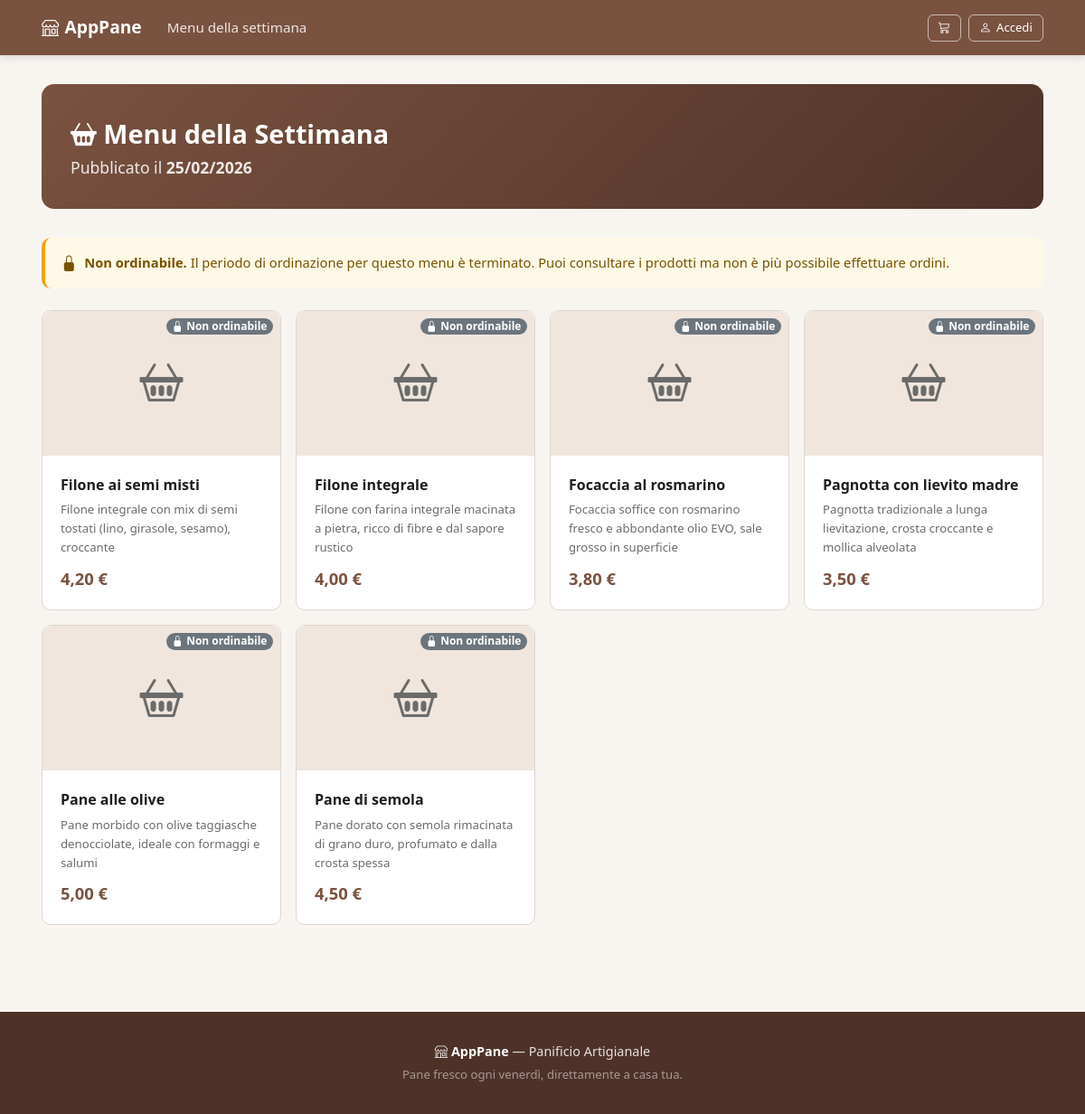
The page / on the database its author committed.
### tables this page shows
CREATE TABLE tMenu (
    idMenu INT AUTO_INCREMENT PRIMARY KEY,
     
     
     
     
    DataPubblicazione DATE NOT NULL
);

CREATE TABLE tProdotto (
    idProdotto INT AUTO_INCREMENT PRIMARY KEY,
    NomeProdotto VARCHAR(200) NOT NULL,
    Descrizione TEXT,
    Prezzo DECIMAL(6,2) NOT NULL,
    Immagine VARCHAR(500) DEFAULT NULL
);

### includes/auth.php (called while the page is built, shortened)
<?php
require_once __DIR__ . '/functions.php';
function isLoggedIn(): bool {
    return !empty($_SESSION['user_id']);
}

### includes/functions.php (called while the page is built, shortened)
<?php
function sanitize(string $value): string {
    return htmlspecialchars(trim($value), ENT_QUOTES, 'UTF-8');
}
function getMenuAttivo(): ?array {
    $db = getDB();
    $stmt = $db->prepare("SELECT * FROM tMenu WHERE DataPubblicazione <= CURDATE() ORDER BY DataPubblicazione DESC LIMIT 1");
    $stmt->execute();
    $menu = $stmt->fetch();
    return $menu ?: null;
}
function isMenuAperto(?array $menu = null): bool {
    $fine = new DateTime($menu['DataPubblicazione']);
    $fine->modify('+2 days');
    return new DateTime() < $fine;
}
function getProdottiMenu(int $menuId): array {
    $db = getDB();
    $stmt = $db->prepare("
        SELECT p.*
        FROM tProduzione pr
        JOIN tProdotto p ON pr.idProdotto = p.idProdotto
        WHERE pr.idMenu = ?
        ORDER BY p.NomeProdotto
    ");
    $stmt->execute([$menuId]);
    return $stmt->fetchAll();
}
function formatPrezzo(float $prezzo): string {
    return number_format($prezzo, 2, ',', '.') . ' €';
}
function formatData(string $data): string {
    return date('d/m/Y', strtotime($data));
}

### index.php (the view, shortened to what this page needs)
<?php
require_once __DIR__ . '/includes/header.php';
$menu = getMenuAttivo();
$menuAperto = isMenuAperto($menu);
?>
<?php if (!$menu): ?>
    <div class="hero-section text-center">
        <h1><i class="bi bi-clock-history"></i> Torna presto!</h1>
        <p class="lead mb-0">Il menu settimanale non è ancora disponibile.<br>Controlla di nuovo a breve!</p>
    </div>
<?php else: ?>
    <div class="hero-section">
        <div class="row align-items-center">
            <div class="col-md-8">
                <h1><i class="bi bi-basket2-fill"></i> Menu della Settimana</h1>
                <p class="lead mb-0">Pubblicato il <strong><?= formatData($menu['DataPubblicazione']) ?></strong></p>
            </div>
        </div>
    </div>
    <?php if (!$menuAperto): ?>
        <div class="alert alert-warning mt-3 d-flex align-items-center gap-2" role="alert">
            <i class="bi bi-lock-fill fs-5"></i>
            <span><strong>Non ordinabile.</strong> Il periodo di ordinazione per questo menu è terminato. Puoi consultare i prodotti ma non è più possibile effettuare ordini.</span>
        </div>
    <?php endif; ?>
    <?php
    $prodotti = getProdottiMenu($menu['idMenu']);
    ?>
    <?php if (empty($prodotti)): ?>
        <div class="alert alert-info mt-4">
            <i class="bi bi-info-circle"></i> Nessun prodotto disponibile in questo menu.
        </div>
    <?php else: ?>
        <div class="row g-3 mt-2">
            <?php foreach ($prodotti as $prod): ?>
                <div class="col-6 col-md-4 col-lg-3">
                    <div class="card card-prodotto h-100">
                        <div class="card-img-top bg-light d-flex align-items-center justify-content-center position-relative" style="height:160px; overflow:hidden">
                            <?php if (!empty($prod['Immagine'])): ?>
                                <img src="<?= SITE_URL ?>/<?= sanitize($prod['Immagine']) ?>"
                                     alt="<?= sanitize($prod['NomeProdotto']) ?>"
                                     style="width:100%;height:100%;object-fit:cover;position:absolute;inset:0">
                            <?php else: ?>
                                <i class="bi bi-basket2 text-muted" style="font-size:3rem"></i>
                            <?php endif; ?>
                            <?php if (!$menuAperto): ?>
                                <span class="position-absolute top-0 end-0 m-2 badge bg-secondary" style="z-index:1">
                                    <i class="bi bi-lock-fill"></i> Non ordinabile
                                </span>
                            <?php endif; ?>
                        </div>
                        <div class="card-body d-flex flex-column">
                            <h6 class="card-title mb-1"><?= sanitize($prod['NomeProdotto']) ?></h6>
                            <?php if ($prod['Descrizione']): ?>
                                <p class="card-text text-muted small flex-grow-1"><?= sanitize($prod['Descrizione']) ?></p>
                            <?php endif; ?>
                            <div class="d-flex justify-content-between align-items-center mt-2">
                                <span class="prezzo"><?= formatPrezzo($prod['Prezzo']) ?></span>
                            </div>
                        </div>
                    </div>
                </div>
            <?php endforeach; ?>
        </div>
    <?php endif; ?>
<?php endif; ?>
<?php require_once __DIR__ . '/includes/footer.php'; ?>

### includes/header.php (shortened to what this page needs)
<?php
require_once __DIR__ . '/auth.php';
$currentUser = isLoggedIn() ? getUser() : null;
?>
<!DOCTYPE html>
<html lang="it">
<head>
    <link href="<?= SITE_URL ?>/assets/css/bootstrap-icons.min.css" rel="stylesheet">
    <link href="<?= SITE_URL ?>/assets/css/style.css?v=2" rel="stylesheet">
</head>
<body>
<nav class="navbar sticky-top">
    <div class="container">
        <a class="navbar-brand" href="<?= SITE_URL ?>/landing.php">
            <i class="bi bi-shop"></i> <?= SITE_NAME ?>
        </a>
        <div class="navbar-collapse" id="navMain">
            <ul class="navbar-nav me-auto">
                <li class="nav-item">
                    <a class="nav-link" href="<?= SITE_URL ?>/">Menu della settimana</a>
                </li>
            </ul>
        </div>
        <div class="nav-actions">
            <a href="<?= SITE_URL ?>/carrello/" class="btn btn-outline-light btn-sm position-relative">
                <i class="bi bi-cart3"></i>
            </a>
            <?php if (isLoggedIn()): ?>
                <div class="dropdown">
                    <button class="btn btn-outline-light btn-sm dropdown-toggle" type="button">
                        <i class="bi bi-person-circle"></i>
                        <?= sanitize($currentUser['Nome'] ?? '') ?>
                    </button>
                    <ul class="dropdown-menu dropdown-menu-end">
                        <li><a class="dropdown-item" href="<?= SITE_URL ?>/dashboard/"><i class="bi bi-speedometer2"></i>Dashboard</a></li>
                        <li><a class="dropdown-item" href="<?= SITE_URL ?>/dashboard/ordini.php"><i class="bi bi-bag"></i>I miei ordini</a></li>
                        <li><a class="dropdown-item" href="<?= SITE_URL ?>/dashboard/profilo.php"><i class="bi bi-gear"></i>Profilo</a></li>
                        <?php if (isAdmin()): ?>
                        <li><a class="dropdown-item" href="<?= SITE_URL ?>/admin/ordini.php"><i class="bi bi-shield-lock"></i>Admin</a></li>
                        <?php endif; ?>
                        <li><hr class="dropdown-divider"></li>
                        <li><a class="dropdown-item text-danger" href="<?= SITE_URL ?>/auth/logout.php"><i class="bi bi-box-arrow-right"></i>Esci</a></li>
                    </ul>
                </div>
            <?php else: ?>
                <a href="<?= SITE_URL ?>/auth/login.php" class="btn btn-outline-light btn-sm">
                    <i class="bi bi-person"></i> Accedi
                </a>
            <?php endif; ?>
        </div>
    </div>
</nav>
<main class="container py-4">

### includes/footer.php (shortened to what this page needs)
</main>
<footer>
    <div class="container">
        <p class="mb-1"><i class="bi bi-shop"></i> <strong><?= SITE_NAME ?></strong> — Panificio Artigianale</p>
        <p class="text-muted small mb-0">Pane fresco ogni venerdì, direttamente a casa tua.</p>
    </div>
</footer>
</body>
</html>

### rows shown on the page
tmenu: DataPubblicazione "25/02/2026"
tprodotto: NomeProdotto "Filone ai semi misti", Descrizione "Filone integrale con mix di semi tostati (lino, girasole, sesamo), croccante", Prezzo "4,20 €"
tprodotto: NomeProdotto "Filone integrale", Descrizione "Filone con farina integrale macinata a pietra, ricco di fibre e dal sapore rustico", Prezzo "4,00 €"
tprodotto: NomeProdotto "Focaccia al rosmarino", Descrizione "Focaccia soffice con rosmarino fresco e abbondante olio EVO, sale grosso in superficie", Prezzo "3,80 €"
tprodotto: NomeProdotto "Pagnotta con lievito madre", Descrizione "Pagnotta tradizionale a lunga lievitazione, crosta croccante e mollica alveolata", Prezzo "3,50 €"
tprodotto: NomeProdotto "Pane alle olive", Descrizione "Pane morbido con olive taggiasche denocciolate, ideale con formaggi e salumi", Prezzo "5,00 €"
tprodotto: NomeProdotto "Pane di semola", Descrizione "Pane dorato con semola rimacinata di grano duro, profumato e dalla crosta spessa", Prezzo "4,50 €"

### other values the page prints
SITE_NAME "AppPane"
